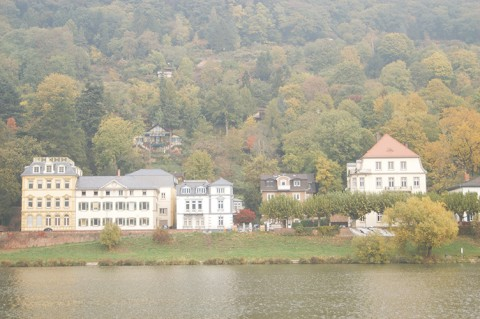
#> input picture img/foggy1.jpg, 480 x 319 px
$ jupyter execute Defooging.ipynb   (shell and % lines are left out)
#> lines starting #> are read from the running program, lines starting #| are printed output that depends on the picture
[cell 1]
import numpy as np
import cv2
import matplotlib.pyplot as plt
# import plotly.express as px
import os
from  scipy import ndimage
IMAGES_FOLDER_PATH = "../img"

[cell 2]
foggy = cv2.imread(os.path.join(IMAGES_FOLDER_PATH, 'foggy1.jpg'))
#> foggy is the input picture: shape (319, 480, 3); mean B, G, R 147.1, 167.3, 172.7
foggy = cv2.cvtColor(foggy, cv2.COLOR_BGR2RGB)

[cell 3]
plt.imshow(foggy)
plt.show()

[cell 4]
def defog(img):
    lambda_ = -1
    sigma = 10
    h,w,_ = img.shape
    A = np.zeros(img.shape)

    x0 = h/2
    y0 = w/2

    for x in range(h):
        for y in range(w):
            A[x,y,0] = (1 + lambda_*np.exp(-1*((abs(x-x0)**2+(abs(y-y0))**2))/(2*sigma**2)))*img[x,y,0]
            A[x,y,1] = (1 + lambda_*np.exp(-1*((abs(x-x0)**2+(abs(y-y0))**2))/(2*sigma**2)))*img[x,y,1]
            A[x,y,2] = (1 + lambda_*np.exp(-1*((abs(x-x0)**2+(abs(y-y0))**2))/(2*sigma**2)))*img[x,y,2]
            if A[x,y,0]>255:
                A[x,y,0] = 255
            if A[x,y,1]>255:
                A[x,y,1] = 255
            if A[x,y,2]>255:
                A[x,y,2] = 255

    return np.int64(A)

[cell 5]
temp =foggy[:100,:100,:]
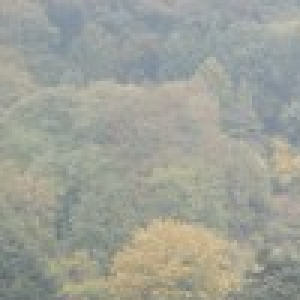
#> temp: shape (100, 100, 3) (shown 3 times larger); mean R, G, B 158.8, 161.2, 152.3
defogged_img = defog(temp)
#> after the loop in defog, `for x in range(h):`:
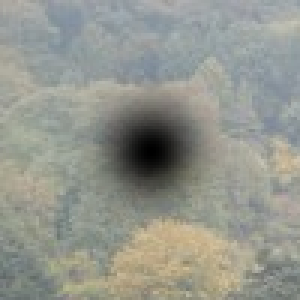
#> A: shape (100, 100, 3) float64 (shown 3 times larger); mean R, G, B 148.4, 150.8, 142.6
#> in defog, `return np.int64(A)`:
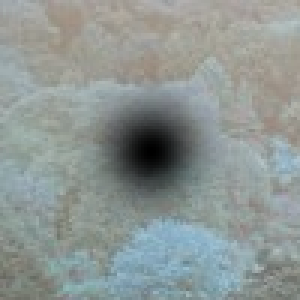
#> returned value: shape (100, 100, 3) int64 (shown 3 times larger); mean of channels 0, 1, 2 147.6, 150.1, 141.8; drawn as B, G, R

[cell 6]
plt.figure(figsize=(12,10))
plt.imshow(defogged_img)
plt.show()

$ run again, with img/foggy2.jpg copied over img/foggy1.jpg
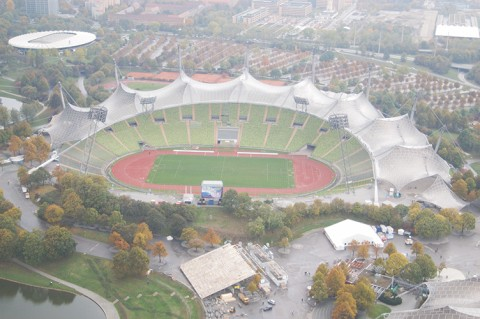
#> input picture img/foggy2.jpg, 480 x 319 px
#> foggy is the input picture: shape (319, 480, 3); mean B, G, R 163.6, 169.5, 170.9
#> after the loop in defog, `for x in range(h):`:
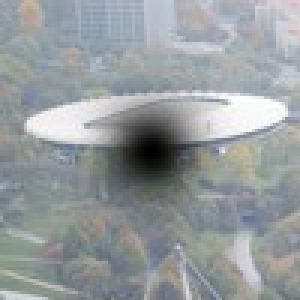
#> A: shape (100, 100, 3) float64 (shown 3 times larger); mean R, G, B 150.9, 156.1, 158.4
#> in defog, `return np.int64(A)`:
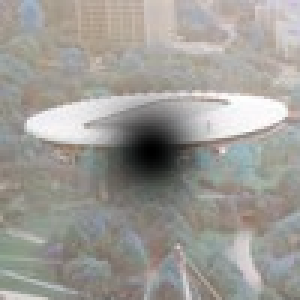
#> returned value: shape (100, 100, 3) int64 (shown 3 times larger); mean of channels 0, 1, 2 150.1, 155.3, 157.6; drawn as B, G, R

$ run again, with img/foggy3.jpg copied over img/foggy1.jpg
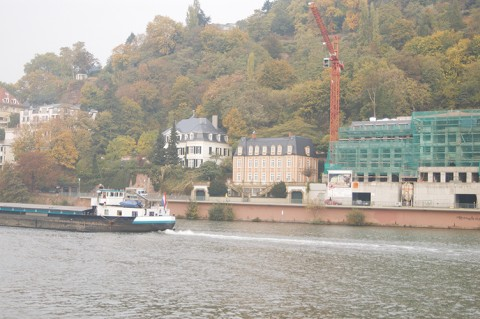
#> input picture img/foggy3.jpg, 480 x 319 px
#> foggy is the input picture: shape (319, 480, 3); mean B, G, R 153.9, 164.6, 170.2
#> after the loop in defog, `for x in range(h):`:
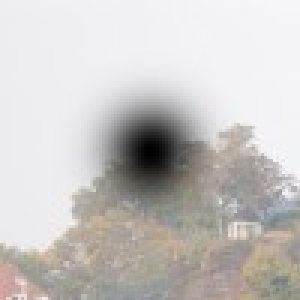
#> A: shape (100, 100, 3) float64 (shown 3 times larger); mean R, G, B 200.9, 198.1, 196.3
#> in defog, `return np.int64(A)`:
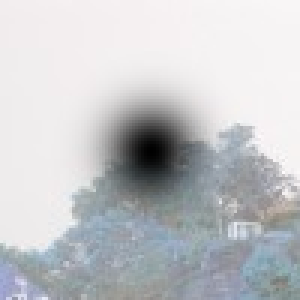
#> returned value: shape (100, 100, 3) int64 (shown 3 times larger); mean of channels 0, 1, 2 200.1, 197.3, 195.5; drawn as B, G, R
